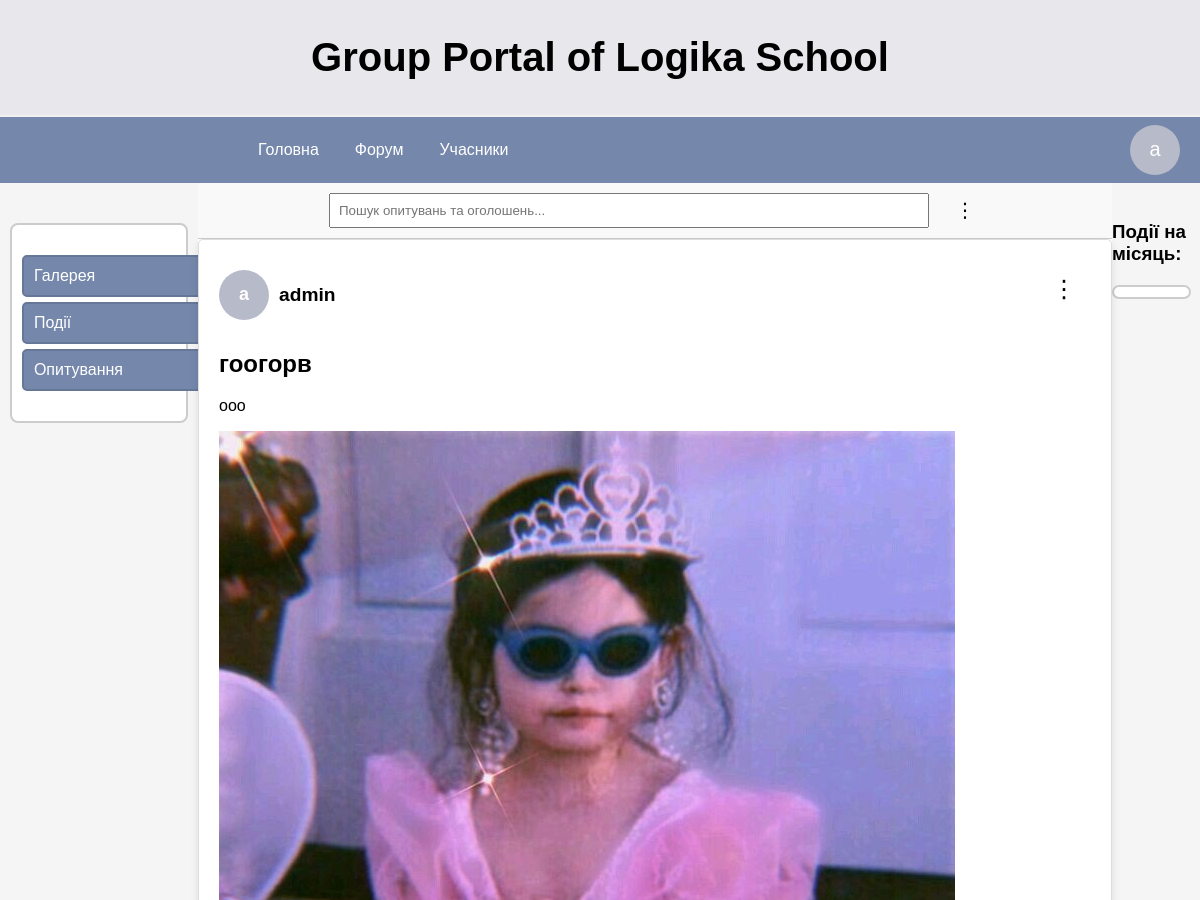
Page / (signed in, upper part) on the earlier database version.
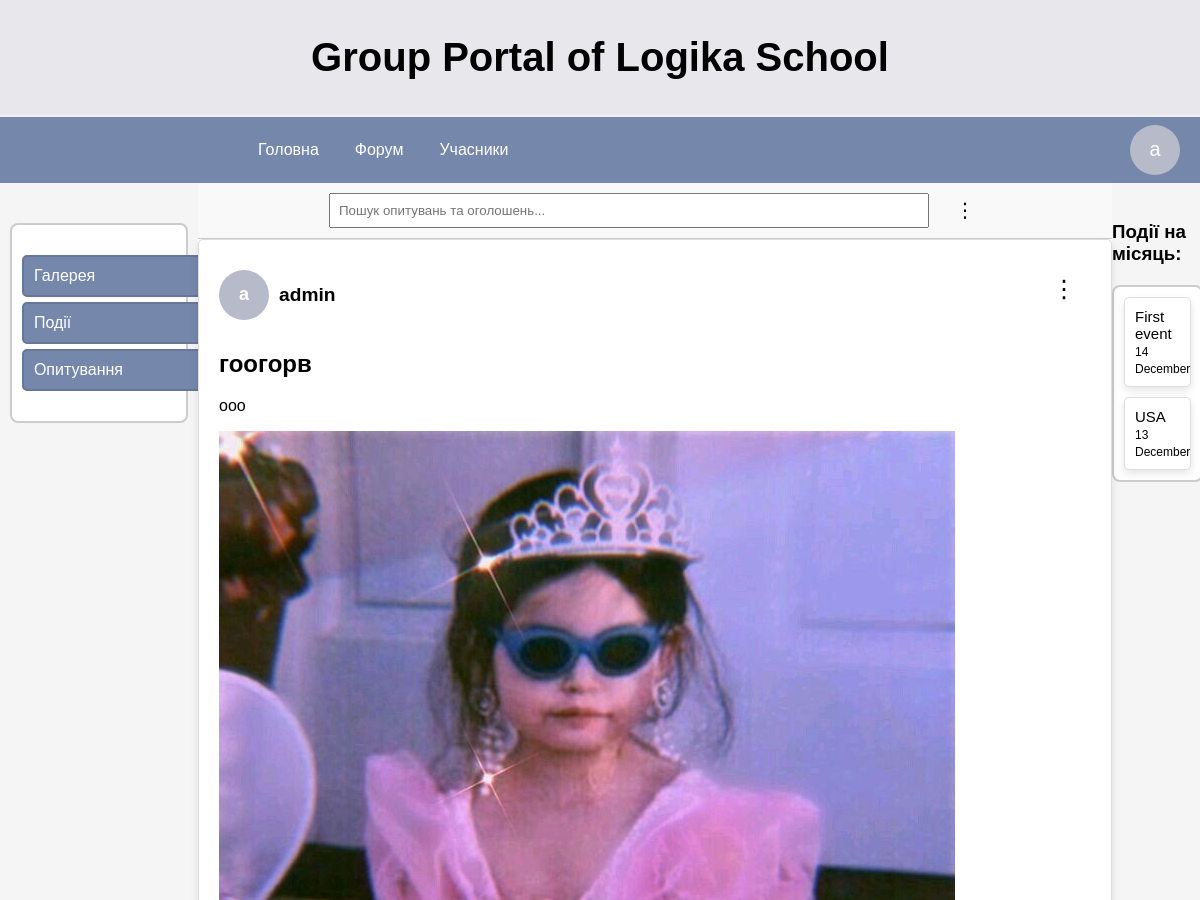
Same page on the later database version.
### portal/models.py (models this page shows, shortened)
class Announcement(models.Model):
    title = models.CharField(max_length=100)
    content = models.TextField()
    creator = models.ForeignKey(User, on_delete=models.CASCADE)
    created_at = models.DateTimeField(auto_now_add=True)
    video_file = models.FileField(upload_to='announcement_video/', blank=True,null=True)
    video_url = models.URLField(blank=True,null=True)
    edited = models.BooleanField(default=False)

class AnnouncementPhoto(models.Model):
    announcement = models.ForeignKey(Announcement,on_delete=models.CASCADE,related_name='images')
    image = models.ImageField(upload_to='post_images/')

class Event(models.Model):
    title = models.CharField(max_length=255)
    content = models.TextField()
    date = models.DateField()

### portal/views.py (the view, shortened to what this page needs)
# urls.py: path('', views.MainPageView.as_view(), name='main'),
class MainPageView(LoginRequiredMixin, ListView):
    template_name = 'portal/main_page.html'
    context_object_name = 'items'
    login_url = reverse_lazy('login')
    def get_queryset(self):
        announcements = Announcement.objects.prefetch_related('images').all()
        polls = Poll.objects.all()
        query = self.request.GET.get('search')
        if query:
            announcements = announcements.filter(Q(title__icontains=query) | Q(content__icontains=query))
            polls = polls.filter(question__icontains=query)
        combined = sorted(
            list(announcements) + list(polls),
            key=lambda x: x.created_at,
            reverse=True
        )
        return combined
    def get_context_data(self, **kwargs):
        context = super().get_context_data(**kwargs)
        context['search'] = self.request.GET.get('search', '')
        user = self.request.user
        like_counts = {}
        announcement_type = ContentType.objects.get_for_model(Announcement)
        for announcement in Announcement.objects.all():
            like_counts[announcement.id] = Like.objects.filter(
                content_type=announcement_type,
                object_id=announcement.id
            ).count()
        context['like_counts'] = like_counts
        user_votes = Vote.objects.filter(user=user)
        user_voted_polls = {vote.poll_id for vote in user_votes}
        context['user_voted_polls'] = user_voted_polls
        announcement_type = ContentType.objects.get_for_model(Announcement)
        user_likes = Like.objects.filter(user=user, content_type=announcement_type)
        liked_announcements = {like.object_id for like in user_likes}
        context['liked_announcements'] = liked_announcements
        comments_by_announcement = {
            announcement.id: list(Comment.objects.filter(
                content_type=announcement_type,
                object_id=announcement.id
            ).order_by('created_at')) for announcement in Announcement.objects.all()
        }
        context['comments_by_announcement'] = comments_by_announcement
        context['comment_form'] = CommentForm()
        polls = Poll.objects.annotate(choice_count=Count('choices')).filter(choice_count__gte=2)
        context['polls'] = polls
        poll_results = {}
        for poll in polls:
            total_votes = Vote.objects.filter(poll=poll).count()
            choice_votes = {
                choice.choice_text: choice.votes.count() for choice in poll.choices.all()
            }
            poll_results[poll.id] = {
                "total_votes": total_votes,
                "choice_votes": choice_votes
            }
        context['poll_results'] = poll_results
        context['events'] = Event.objects.filter(date__month=timezone.now().month, date__year=timezone.now().year).order_by('-date')
        return context

### portal/forms.py
class CommentForm(forms.ModelForm):
    class Meta:
        model = Comment
        fields = ['text']
        widgets = {
            'text': forms.Textarea(attrs={'placeholder': 'Write your comment here...', 'rows': 3})
        }

### portal/context_processors.py (called while the page is built)
def profile_photo_context(request):
    profile_photo = None
    if request.user.is_authenticated:
        profile_photo = ProfilePhoto.objects.filter(user=request.user).first()
    return {'profile_photo': profile_photo}

### portal/templatetags/video_filters.py (called while the page is built)
@register.filter
def extract_video_id(url):
    match = re.search(r'(?:v=|\/)([0-9A-Za-z_-]{11}).*', url)
    if match:
        return match.group(1)
    return None

@register.filter
def get_item(dictionary, key):
    return dictionary.get(key)

### templates/portal/main_page.html (shortened to what this page needs)
{% extends 'base.html' %}
{% load static %}
{% load video_filters %}
{% block content %}
<link rel="stylesheet" href="{% static 'main.css' %}">
<aside class="sidebar" style="margin: 0;">
    <div class="sidebar-div">
        <nav class="sidebar-nav">
            <a href="{% url 'gallery'%}">Галерея</a>
            <a href="{% url 'event_list'%}">Події</a>
            <a href="">Опитування</a>
        </nav>
    </div>
</aside>
<div class="main-container">
    <div class="search-container">
        <form id="search-form" method="get" action="{% url 'main' %}">
            <input type="text" name="search" id="search-input" placeholder="Пошук опитувань та оголошень..." class="search-bar" value="{{ search }}" oninput="submitSearch()">
        </form>
        <div class="post-menu">
            <button class="menu-btn">&#x22EE;</button>
        </div>
    </div>
    <div class="list-elements">
        {% for item in items %}
            {% if item.title %}
                <div class="announcement">
                    <div class="announcement-header">
                        <div class="announcement-meta">
                            <div class="author-left">
                                {% if item.creator.profile_photo and object.author.profile_photo.photo %}
                                    <img src="{{ item.creator.profile_photo.photo.url }}?{{ item.creator.profile_photo.updated_at }}" alt="Author Photo" class="profile-photo">
                                {% else %}
                                    <div class="user-icon-profile" style="background-color: {{ item.creator.profile_color.color|default:'#cccccc' }};">
                                        {% if item.creator.first_name and item.creator.last_name %}
                                            {{ item.creator.first_name|slice:":1" }}{{ item.creator.last_name|slice:":1" }}
                                        {% else %}
                                            {{ item.creator.username|slice:":1" }}
                                        {% endif %}
                                    </div>
                                {% endif %}
                            </div>
                            <div class="author-middle">
                                <span class="author">{{ item.creator }}</span>
                            </div>
                        </div>
                        <div class="announcement-menu">
                            <button class="menu-btn-announcement">&#x22EE;</button>
                        </div>
                    </div>
                    <h2>{{ item.title }}</h2>
                    <p>{{ item.content }}</p>
                    {% for image in item.images.all %}
                        {% if image %}
                            <img src="{{ image.image.url }}" alt="Image for {{ item.title }}">
                        {% endif %}
                    {% endfor %}
                </div>
            {% endif %}
        {% endfor %}
    </div>
</div>
<aside class="sidebar-events" style="margin: 0;">
    <div>
    <h3>Події на місяць:</h3>
    <div class="sidebar-div-events">
        {% for event in events %}
            <a href="{% url 'event_detail' event.id%}" class="link-text"><div class="event">{{ event.title|truncatechars:15 }}<br>
                <span style="font-size: 12px; ">{{ event.date|date:"d F" }}</span>
            </div></a>
        {% endfor %}
    </div>
    </div>
</aside>
{% endblock %}

Differences in the rows shown:
added Event: title "First event", date "14 December"
added Event: title "USA", date "13 December"
